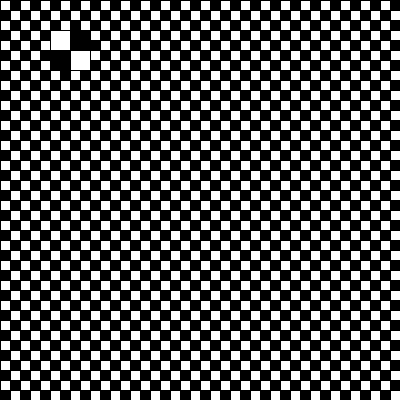
Frame 1 (no input)
Frame 60 (the mouse pressed at the canvas centre just before this capture): identical to frame 1, image omitted
Frame 120 (the mouse held since frame 60 and released just before this capture): identical to frame 1, image omitted

The Processing sketch that drew this single still picture (run headless with seeded random() and noise(); from frame 60 on, the mouse is pressed at the canvas centre):

// Processing sketch: funcao_xadrez
// ── funcao_xadrez.pde

void setup() {
  size(400, 400);
}

void draw() {
  for (int y = 0; y < height; y += 20) {
    for (int x=0; x < width; x += 20) {
      xadrez(x, y, 10);
    }
  }
  xadrez(50, 30, 20);
}

void xadrez(float x, float y, float tam) {
  fill(255);
  rect(x, y, tam, tam);
  rect(x+tam, y+tam, tam, tam);  
  fill(0);
  rect(x+tam, y, tam, tam);
  rect(x, y+tam, tam, tam);
}
